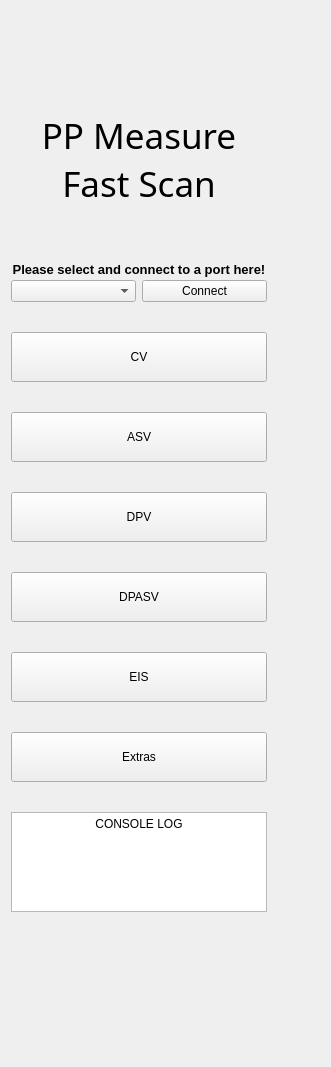
      <widget class="QWidget" name="main_page">
       <layout class="QGridLayout" name="gridLayout">
        <item row="3" column="5">
         <widget class="QLabel" name="label_9">
          <property name="text">
           <string/>
          </property>
         </widget>
        </item>
        <item row="2" column="2">
         <widget class="QLabel" name="title_label">
          <property name="font">
           <font>
            <family>Britannic Bold</family>
            <pointsize>26</pointsize>
            <bold>false</bold>
           </font>
          </property>
          <property name="text">
           <string>&lt;html&gt;&lt;head/&gt;&lt;body&gt;&lt;p align=&quot;center&quot;&gt;PP Measure&lt;br&gt;Fast Scan&lt;br&gt;&lt;/p&gt;&lt;/body&gt;&lt;/html&gt;</string>
          </property>
         </widget>
        </item>
        <item row="3" column="0">
         <spacer name="main_left_spacer">
          <property name="orientation">
           <enum>Qt::Horizontal</enum>
          </property>
          <property name="sizeType">
           <enum>QSizePolicy::Expanding</enum>
          </property>
          <property name="sizeHint" stdset="0">
           <size>
            <width>0</width>
            <height>20</height>
           </size>
          </property>
         </spacer>
        </item>
        <item row="3" column="2">
         <layout class="QVBoxLayout" name="main_buttons">
          <property name="spacing">
           <number>30</number>
          </property>
          <property name="sizeConstraint">
           <enum>QLayout::SetDefaultConstraint</enum>
          </property>
          <property name="topMargin">
           <number>0</number>
          </property>
          <property name="bottomMargin">
           <number>0</number>
          </property>
          <item>
           <layout class="QGridLayout" name="main_connect_layout">
            <property name="horizontalSpacing">
             <number>6</number>
            </property>
            <property name="verticalSpacing">
             <number>3</number>
            </property>
            <item row="2" column="1">
             <widget class="QPushButton" name="main_connect_button">
              <property name="text">
               <string>Connect</string>
              </property>
             </widget>
            </item>
            <item row="2" column="0">
             <widget class="QComboBox" name="main_port_combo_box">
              <property name="layoutDirection">
               <enum>Qt::LeftToRight</enum>
              </property>
             </widget>
            </item>
            <item row="0" column="0" colspan="2">
             <widget class="QLabel" name="main_connect_label">
              <property name="text">
               <string>&lt;html&gt;&lt;head/&gt;&lt;body&gt;&lt;p align=&quot;center&quot;&gt;&lt;span style=&quot; font-size:10pt; font-weight:600;&quot;&gt;Please select and connect to a port here!&lt;/span&gt;&lt;/p&gt;&lt;/body&gt;&lt;/html&gt;</string>
              </property>
             </widget>
            </item>
           </layout>
          </item>
          <item>
           <widget class="QPushButton" name="main_to_cv_button">
            <property name="minimumSize">
             <size>
              <width>0</width>
              <height>50</height>
             </size>
            </property>
            <property name="text">
             <string>CV</string>
            </property>
           </widget>
          </item>
          <item>
           <widget class="QPushButton" name="main_to_asv_button">
            <property name="minimumSize">
             <size>
              <width>0</width>
              <height>50</height>
             </size>
            </property>
            <property name="text">
             <string>ASV</string>
            </property>
           </widget>
          </item>
          <item>
           <widget class="QPushButton" name="main_to_dpv_button">
            <property name="minimumSize">
             <size>
              <width>0</width>
              <height>50</height>
             </size>
            </property>
            <property name="text">
             <string>DPV</string>
            </property>
           </widget>
          </item>
          <item>
           <widget class="QPushButton" name="main_to_dpasv_button">
            <property name="minimumSize">
             <size>
              <width>0</width>
              <height>50</height>
             </size>
            </property>
            <property name="text">
             <string>DPASV</string>
            </property>
           </widget>
          </item>
          <item>
           <widget class="QPushButton" name="main_to_eis_button">
            <property name="minimumSize">
             <size>
              <width>0</width>
              <height>50</height>
             </size>
            </property>
            <property name="text">
             <string>EIS</string>
            </property>
           </widget>
          </item>
          <item>
           <widget class="QPushButton" name="main_to_extras_button">
            <property name="minimumSize">
             <size>
              <width>0</width>
              <height>50</height>
             </size>
            </property>
            <property name="text">
             <string>Extras</string>
            </property>
           </widget>
          </item>
          <item>
           <widget class="QTextEdit" name="main_screen_console_log">
            <property name="enabled">
             <bool>true</bool>
            </property>
            <property name="sizePolicy">
             <sizepolicy hsizetype="Minimum" vsizetype="Minimum">
              <horstretch>0</horstretch>
              <verstretch>0</verstretch>
             </sizepolicy>
            </property>
            <property name="maximumSize">
             <size>
              <width>16777215</width>
              <height>100</height>
             </size>
            </property>
            <property name="readOnly">
             <bool>true</bool>
            </property>
            <property name="html">
             <string>&lt;!DOCTYPE HTML PUBLIC &quot;-//W3C//DTD HTML 4.0//EN&quot; &quot;http://www.w3.org/TR/REC-html40/strict.dtd&quot;&gt;
&lt;html&gt;&lt;head&gt;&lt;meta name=&quot;qrichtext&quot; content=&quot;1&quot; /&gt;&lt;meta charset=&quot;utf-8&quot; /&gt;&lt;style type=&quot;text/css&quot;&gt;
p, li { white-space: pre-wrap; }
hr { height: 1px; border-width: 0; }
li.unchecked::marker { content: &quot;\2610&quot;; }
li.checked::marker { content: &quot;\2612&quot;; }
&lt;/style&gt;&lt;/head&gt;&lt;body style=&quot; font-family:'Segoe UI'; font-size:9pt; font-weight:400; font-style:normal;&quot;&gt;
&lt;p align=&quot;center&quot; style=&quot; margin-top:0px; margin-bottom:0px; margin-left:0px; margin-right:0px; -qt-block-indent:0; text-indent:0px;&quot;&gt;&lt;span style=&quot; font-family:'MS Shell Dlg 2';&quot;&gt;CONSOLE LOG&lt;/span&gt;&lt;/p&gt;&lt;/body&gt;&lt;/html&gt;</string>
            </property>
           </widget>
          </item>
          <item>
           <widget class="QLabel" name="label_10">
            <property name="text">
             <string/>
            </property>
            <property name="pixmap">
             <pixmap>icons/usa_190x52.gif</pixmap>
            </property>
            <property name="alignment">
             <set>Qt::AlignCenter</set>
            </property>
           </widget>
          </item>
         </layout>
        </item>
        <item row="3" column="4">
         <spacer name="horizontalSpacer">
          <property name="orientation">
           <enum>Qt::Horizontal</enum>
          </property>
          <property name="sizeHint" stdset="0">
           <size>
            <width>40</width>
            <height>20</height>
           </size>
          </property>
         </spacer>
        </item>
        <item row="1" column="2">
         <spacer name="main_upper_spacer">
          <property name="orientation">
           <enum>Qt::Vertical</enum>
          </property>
          <property name="sizeType">
           <enum>QSizePolicy::Expanding</enum>
          </property>
          <property name="sizeHint" stdset="0">
           <size>
            <width>20</width>
            <height>100</height>
           </size>
          </property>
         </spacer>
        </item>
        <item row="4" column="2">
         <spacer name="main_lower_spacer">
          <property name="orientation">
           <enum>Qt::Vertical</enum>
          </property>
          <property name="sizeType">
           <enum>QSizePolicy::Expanding</enum>
          </property>
          <property name="sizeHint" stdset="0">
           <size>
            <width>20</width>
            <height>100</height>
           </size>
          </property>
         </spacer>
        </item>
       </layout>
      </widget>
